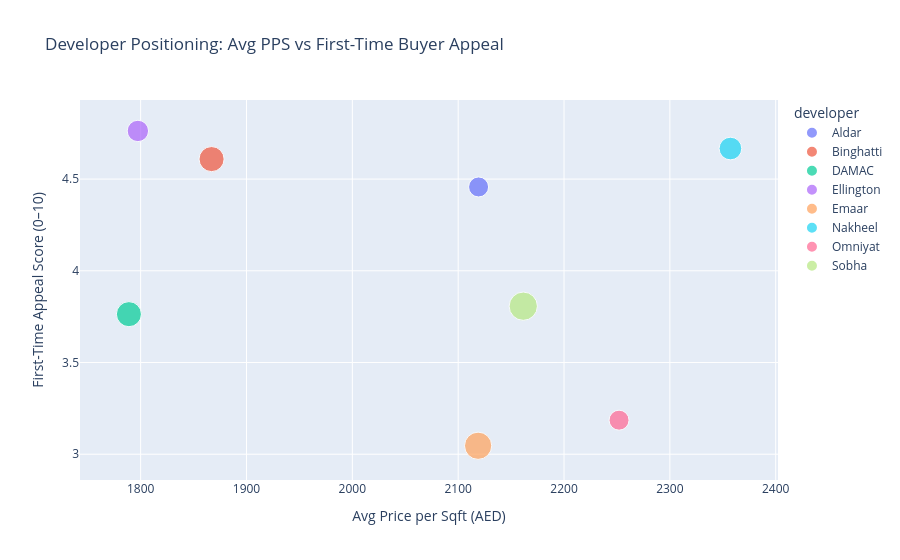

Notebook source saved alongside this figure:
### Markdown cell above
#### 3. Scatter: Price per Sqft vs First-Time Appeal Score
(Low PPS + High Appeal = underserved mid-tier sweet spot)

### Code cell
agg_df = df.groupby('developer').agg({
    'avg_pps_aed': 'mean',
    'first_time_appeal_score': 'mean',
    'project_name': 'count'
}).reset_index().rename(columns={'project_name': 'project_count'})

fig_scatter = px.scatter(
    agg_df,
    x='avg_pps_aed',
    y='first_time_appeal_score',
    size='project_count',
    color='developer',
    hover_name='developer',
    title="Developer Positioning: Avg PPS vs First-Time Buyer Appeal",
    labels={"avg_pps_aed": "Avg Price per Sqft (AED)",
            "first_time_appeal_score": "First-Time Appeal Score (0–10)",
            "project_count": "Number of Projects"}
)
fig_scatter.update_layout(height=600)
fig_scatter.show()

fig_scatter.write_image("figures/3_pps_vs_first_time_appeal.png", scale=2)

### Figure 1 — Plotly figure (JSON) as saved in the notebook; plotly's stock layout.template omitted (floating-point values rounded to 4 significant figures)
{"data": [{"hovertemplate": "<b>%{hovertext}</b><br><br>developer=Aldar<br>Avg Price per Sqft (AED)=%{x}<br>First-Time Appeal Score (0–10)=%{y}<br>Number of Projects=%{marker.size}<extra></extra>", "hovertext": ["Aldar"], "legendgroup": "Aldar", "marker": {"color": "#636efa", "size": [7], "sizemode": "area", "sizeref": 0.035, "symbol": "circle"}, "mode": "markers", "name": "Aldar", "orientation": "v", "showlegend": true, "type": "scatter", "x": [2119.0], "xaxis": "x", "y": [4.457], "yaxis": "y"}, {"hovertemplate": "<b>%{hovertext}</b><br><br>developer=Binghatti<br>Avg Price per Sqft (AED)=%{x}<br>First-Time Appeal Score (0–10)=%{y}<br>Number of Projects=%{marker.size}<extra></extra>", "hovertext": ["Binghatti"], "legendgroup": "Binghatti", "marker": {"color": "#EF553B", "size": [11], "sizemode": "area", "sizeref": 0.035, "symbol": "circle"}, "mode": "markers", "name": "Binghatti", "orientation": "v", "showlegend": true, "type": "scatter", "x": [1867.0], "xaxis": "x", "y": [4.609], "yaxis": "y"}, {"hovertemplate": "<b>%{hovertext}</b><br><br>developer=DAMAC<br>Avg Price per Sqft (AED)=%{x}<br>First-Time Appeal Score (0–10)=%{y}<br>Number of Projects=%{marker.size}<extra></extra>", "hovertext": ["DAMAC"], "legendgroup": "DAMAC", "marker": {"color": "#00cc96", "size": [11], "sizemode": "area", "sizeref": 0.035, "symbol": "circle"}, "mode": "markers", "name": "DAMAC", "orientation": "v", "showlegend": true, "type": "scatter", "x": [1789.0], "xaxis": "x", "y": [3.764], "yaxis": "y"}, {"hovertemplate": "<b>%{hovertext}</b><br><br>developer=Ellington<br>Avg Price per Sqft (AED)=%{x}<br>First-Time Appeal Score (0–10)=%{y}<br>Number of Projects=%{marker.size}<extra></extra>", "hovertext": ["Ellington"], "legendgroup": "Ellington", "marker": {"color": "#ab63fa", "size": [8], "sizemode": "area", "sizeref": 0.035, "symbol": "circle"}, "mode": "markers", "name": "Ellington", "orientation": "v", "showlegend": true, "type": "scatter", "x": [1797.0], "xaxis": "x", "y": [4.763], "yaxis": "y"}, {"hovertemplate": "<b>%{hovertext}</b><br><br>developer=Emaar<br>Avg Price per Sqft (AED)=%{x}<br>First-Time Appeal Score (0–10)=%{y}<br>Number of Projects=%{marker.size}<extra></extra>", "hovertext": ["Emaar"], "legendgroup": "Emaar", "marker": {"color": "#FFA15A", "size": [13], "sizemode": "area", "sizeref": 0.035, "symbol": "circle"}, "mode": "markers", "name": "Emaar", "orientation": "v", "showlegend": true, "type": "scatter", "x": [2119.0], "xaxis": "x", "y": [3.046], "yaxis": "y"}, {"hovertemplate": "<b>%{hovertext}</b><br><br>developer=Nakheel<br>Avg Price per Sqft (AED)=%{x}<br>First-Time Appeal Score (0–10)=%{y}<br>Number of Projects=%{marker.size}<extra></extra>", "hovertext": ["Nakheel"], "legendgroup": "Nakheel", "marker": {"color": "#19d3f3", "size": [9], "sizemode": "area", "sizeref": 0.035, "symbol": "circle"}, "mode": "markers", "name": "Nakheel", "orientation": "v", "showlegend": true, "type": "scatter", "x": [2357.0], "xaxis": "x", "y": [4.667], "yaxis": "y"}, {"hovertemplate": "<b>%{hovertext}</b><br><br>developer=Omniyat<br>Avg Price per Sqft (AED)=%{x}<br>First-Time Appeal Score (0–10)=%{y}<br>Number of Projects=%{marker.size}<extra></extra>", "hovertext": ["Omniyat"], "legendgroup": "Omniyat", "marker": {"color": "#FF6692", "size": [7], "sizemode": "area", "sizeref": 0.035, "symbol": "circle"}, "mode": "markers", "name": "Omniyat", "orientation": "v", "showlegend": true, "type": "scatter", "x": [2252.0], "xaxis": "x", "y": [3.186], "yaxis": "y"}, {"hovertemplate": "<b>%{hovertext}</b><br><br>developer=Sobha<br>Avg Price per Sqft (AED)=%{x}<br>First-Time Appeal Score (0–10)=%{y}<br>Number of Projects=%{marker.size}<extra></extra>", "hovertext": ["Sobha"], "legendgroup": "Sobha", "marker": {"color": "#B6E880", "size": [14], "sizemode": "area", "sizeref": 0.035, "symbol": "circle"}, "mode": "markers", "name": "Sobha", "orientation": "v", "showlegend": true, "type": "scatter", "x": [2162.0], "xaxis": "x", "y": [3.807], "yaxis": "y"}], "layout": {"autosize": true, "legend": {"itemsizing": "constant", "title": {"text": "developer"}, "tracegroupgap": 0}, "title": {"text": "Developer Positioning: Avg PPS vs First-Time Buyer Appeal"}, "xaxis": {"anchor": "y", "autorange": true, "domain": [0, 1], "range": [1746.0, 2399.0], "title": {"text": "Avg Price per Sqft (AED)"}, "type": "linear"}, "yaxis": {"anchor": "x", "autorange": true, "domain": [0, 1], "range": [2.869, 4.924], "title": {"text": "First-Time Appeal Score (0–10)"}, "type": "linear"}}}
